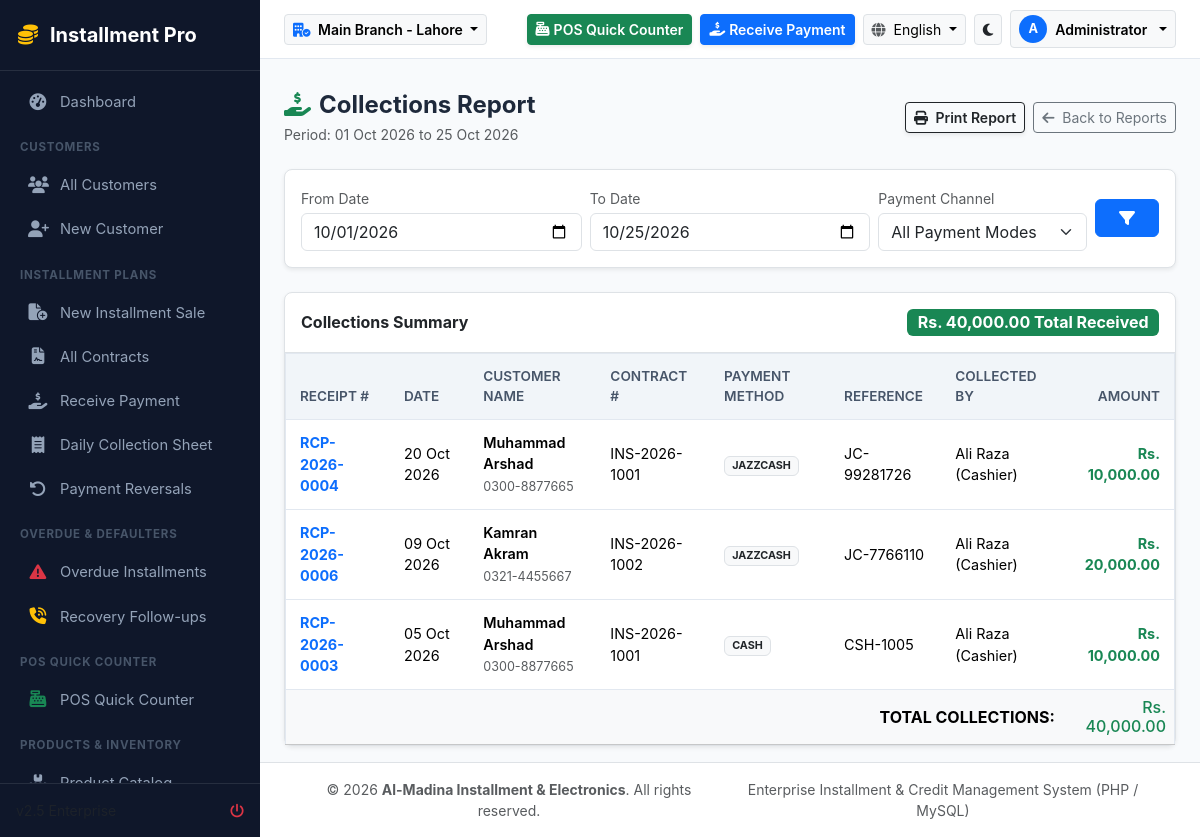
Page /reports/collections.php (signed in) on the committed database.
### tables this page shows
CREATE TABLE IF NOT EXISTS `branches` (
    `id` INT AUTO_INCREMENT PRIMARY KEY,
    `branch_code` VARCHAR(20) NOT NULL UNIQUE,
    `name` VARCHAR(150) NOT NULL,
    `urdu_name` VARCHAR(150) NULL,
    `phone` VARCHAR(50) NULL,
    `address` TEXT NULL,
    `city` VARCHAR(100) DEFAULT 'Lahore',
    `is_active` TINYINT(1) DEFAULT 1,
    `created_at` TIMESTAMP DEFAULT CURRENT_TIMESTAMP
);

CREATE TABLE IF NOT EXISTS `payments` (
    `id` INT AUTO_INCREMENT PRIMARY KEY,
    `receipt_number` VARCHAR(50) NOT NULL UNIQUE,
    `branch_id` INT NOT NULL,
    `contract_id` INT NOT NULL,
    `customer_id` INT NOT NULL,
    `payment_date` DATE NOT NULL,
    `amount` DECIMAL(12,2) NOT NULL,
    `payment_method` ENUM('cash', 'bank_transfer', 'bank_deposit', 'cheque', 'jazzcash', 'easypaisa', 'other') DEFAULT 'cash',
    `bank_name` VARCHAR(100) NULL,
    `transaction_reference` VARCHAR(100) NULL,
    `collected_by` INT NULL,
    `remarks` TEXT NULL,
    `is_reversed` TINYINT(1) DEFAULT 0,
    `reversal_reason` TEXT NULL,
    `reversed_by` INT NULL,
    `reversed_at` DATETIME NULL,
    `created_at` TIMESTAMP DEFAULT CURRENT_TIMESTAMP,
    FOREIGN KEY (`contract_id`) REFERENCES `installment_contracts`(`id`),
    FOREIGN KEY (`customer_id`) REFERENCES `customers`(`id`),
    INDEX (`payment_date`),
    INDEX (`branch_id`)
);

CREATE TABLE IF NOT EXISTS `customers` (
    `id` INT AUTO_INCREMENT PRIMARY KEY,
    `branch_id` INT NOT NULL,
    `customer_code` VARCHAR(30) NOT NULL UNIQUE,
    `full_name` VARCHAR(150) NOT NULL,
    `father_husband_name` VARCHAR(150) NULL,
    `urdu_name` VARCHAR(150) NULL,
    `cnic` VARCHAR(30) NOT NULL,
    `phone` VARCHAR(30) NOT NULL,
    `whatsapp` VARCHAR(30) NULL,
    `alt_phone` VARCHAR(30) NULL,
    `email` VARCHAR(100) NULL,
    `current_address` TEXT NOT NULL,
    `permanent_address` TEXT NULL,
    `city` VARCHAR(100) DEFAULT 'Lahore',
    `occupation` VARCHAR(100) NULL,
    `employer_name` VARCHAR(150) NULL,
    `monthly_income` DECIMAL(12,2) DEFAULT 0.00,
    `credit_limit` DECIMAL(12,2) DEFAULT 200000.00,
    `category` ENUM('new', 'regular', 'premium', 'high_risk', 'defaulter', 'blacklisted') DEFAULT 'new',
    `status` ENUM('active', 'inactive', 'blacklisted') DEFAULT 'active',
    `photo` VARCHAR(255) NULL,
    `cnic_front` VARCHAR(255) NULL,
    `cnic_back` VARCHAR(255) NULL,
    `notes` TEXT NULL,
    `created_by` INT NULL,
    `created_at` TIMESTAMP DEFAULT CURRENT_TIMESTAMP,
    `updated_at` TIMESTAMP DEFAULT CURRENT_TIMESTAMP ON UPDATE CURRENT_TIMESTAMP,
    INDEX (`cnic`),
    INDEX (`phone`),
    INDEX (`branch_id`)
);

CREATE TABLE IF NOT EXISTS `installment_contracts` (
    `id` INT AUTO_INCREMENT PRIMARY KEY,
    `contract_number` VARCHAR(50) NOT NULL UNIQUE,
    `branch_id` INT NOT NULL,
    `customer_id` INT NOT NULL,
    `salesperson_id` INT NULL,
    `collection_officer_id` INT NULL,
    `sale_date` DATE NOT NULL,
    `delivery_date` DATE NULL,
    `cash_price_total` DECIMAL(12,2) NOT NULL DEFAULT 0.00,
    `installment_price_total` DECIMAL(12,2) NOT NULL DEFAULT 0.00,
    `discount_amount` DECIMAL(12,2) DEFAULT 0.00,
    `down_payment` DECIMAL(12,2) NOT NULL DEFAULT 0.00,
    `financed_amount` DECIMAL(12,2) NOT NULL DEFAULT 0.00,  
    `total_payable` DECIMAL(12,2) NOT NULL DEFAULT 0.00,    
    `total_paid` DECIMAL(12,2) NOT NULL DEFAULT 0.00,       
    `balance_amount` DECIMAL(12,2) NOT NULL DEFAULT 0.00,   
    `installment_count` INT NOT NULL,
    `frequency` ENUM('daily', 'weekly', 'biweekly', 'monthly', 'quarterly', 'custom') DEFAULT 'monthly',
    `installment_amount` DECIMAL(12,2) NOT NULL DEFAULT 0.00,
    `first_due_date` DATE NOT NULL,
    `final_due_date` DATE NOT NULL,
    `status` ENUM('draft', 'active', 'completed', 'overdue', 'defaulted', 'cancelled', 'settled') DEFAULT 'active',
    `notes` TEXT NULL,
    `terms_agreed` TINYINT(1) DEFAULT 1,
    `created_by` INT NULL,
    `created_at` TIMESTAMP DEFAULT CURRENT_TIMESTAMP,
    `updated_at` TIMESTAMP DEFAULT CURRENT_TIMESTAMP ON UPDATE CURRENT_TIMESTAMP,
    FOREIGN KEY (`customer_id`) REFERENCES `customers`(`id`),
    FOREIGN KEY (`branch_id`) REFERENCES `branches`(`id`)
);

CREATE TABLE IF NOT EXISTS `users` (
    `id` INT AUTO_INCREMENT PRIMARY KEY,
    `branch_id` INT NULL,
    `role_id` INT NOT NULL,
    `full_name` VARCHAR(150) NOT NULL,
    `username` VARCHAR(60) NOT NULL UNIQUE,
    `email` VARCHAR(150) NULL,
    `phone` VARCHAR(50) NULL,
    `password_hash` VARCHAR(255) NOT NULL,
    `status` ENUM('active', 'inactive') DEFAULT 'active',
    `last_login` DATETIME NULL,
    `created_at` TIMESTAMP DEFAULT CURRENT_TIMESTAMP,
    FOREIGN KEY (`branch_id`) REFERENCES `branches`(`id`) ON DELETE SET NULL,
    FOREIGN KEY (`role_id`) REFERENCES `roles`(`id`)
);

### reports/collections.php (the view, shortened to what the rows shown need)
<?php
require_once __DIR__ . '/../includes/header.php';
$branchId = current_branch_id();
$startDate = $_GET['start_date'] ?? date('Y-m-01');
$endDate = $_GET['end_date'] ?? date('Y-m-d');
$sql = "SELECT p.*,
    c.contract_number,
    cust.full_name as customer_name, cust.phone, cust.customer_code,
    u.full_name as cashier_name
    FROM payments p
    JOIN installment_contracts c ON p.contract_id = c.id
    JOIN customers cust ON p.customer_id = cust.id
    LEFT JOIN users u ON p.collected_by = u.id
    WHERE p.branch_id = ? AND p.payment_date >= ? AND p.payment_date <= ? AND p.is_reversed = 0";
$params = [$branchId, $startDate, $endDate];
$sql .= " ORDER BY p.payment_date DESC, p.id DESC";
$collections = DB::fetchAll($sql, $params);
?>
<div class="card border rounded-3 shadow-sm">
    <div class="table-responsive">
        <table class="table table-hover align-middle mb-0 table-custom">
            <thead>
                <tr>
                    <th>Receipt #</th>
                    <th>Date</th>
                    <th>Customer Name</th>
                    <th>Contract #</th>
                    <th>Payment Method</th>
                    <th>Reference</th>
                    <th>Collected By</th>
                    <th class="text-end">Amount</th>
                </tr>
            </thead>
            <tbody>
                <?php if (empty($collections)): ?>
                    <tr><td colspan="8" class="text-center py-4 text-muted">No collections recorded for this period.</td></tr>
                <?php else: ?>
                    <?php foreach ($collections as $c): ?>
                    <tr>
                        <td class="fw-bold">
                            <a href="<?= BASE_URL ?>/collection/receipt.php?id=<?= $c['id'] ?>" target="_blank" class="text-decoration-none">
                                <?= htmlspecialchars($c['receipt_number']) ?>
                            </a>
                        </td>
                        <td><?= format_date($c['payment_date']) ?></td>
                        <td>
                            <div class="fw-semibold"><?= htmlspecialchars($c['customer_name']) ?></div>
                            <small class="text-muted"><?= htmlspecialchars($c['phone']) ?></small>
                        </td>
                        <td><?= htmlspecialchars($c['contract_number']) ?></td>
                        <td><span class="badge bg-light text-dark border text-uppercase"><?= str_replace('_', ' ', $c['payment_method']) ?></span></td>
                        <td><?= htmlspecialchars($c['transaction_reference'] ?: '-') ?></td>
                        <td><?= htmlspecialchars($c['cashier_name'] ?? 'Admin') ?></td>
                        <td class="text-end fw-bold text-success"><?= format_currency($c['amount']) ?></td>
                    </tr>
                    <?php endforeach; ?>
                <?php endif; ?>
            </tbody>
        </table>
    </div>
</div>
<?php require_once __DIR__ . '/../includes/footer.php'; ?>

### includes/header.php (shortened to what the rows shown need)
<?php
$activeBranchId = current_branch_id();
$branches = DB::fetchAll("SELECT * FROM branches WHERE is_active = 1 ORDER BY id ASC");
$activeBranch = DB::fetch("SELECT * FROM branches WHERE id = ?", [$activeBranchId]) ?? ($branches[0] ?? ['name' => 'Main Branch']);
$themeMode = $_SESSION['theme_mode'] ?? 'light';
$lang = current_lang();
$isRtl = is_rtl();
?>
<!DOCTYPE html>
<html lang="<?= $lang ?>" dir="<?= $isRtl ? 'rtl' : 'ltr' ?>" data-bs-theme="<?= $themeMode ?>">
<head>
    <link rel="stylesheet" href="https://cdn.jsdelivr.net/npm/bootstrap@5.3.2/dist/css/bootstrap.min.css">
    <link rel="stylesheet" href="https://cdnjs.cloudflare.com/ajax/libs/font-awesome/6.5.1/css/all.min.css">
    <link rel="stylesheet" href="<?= BASE_URL ?>/assets/css/custom.css">
</head>
<body dir="<?= $isRtl ? 'rtl' : 'ltr' ?>">
<div id="app-wrapper">
    <div id="main-content">
        <header class="top-navbar">
            <div class="d-flex align-items-center gap-3">
                <div class="dropdown">
                    <button class="btn btn-sm btn-light border dropdown-toggle fw-semibold" type="button" data-bs-override="true" data-bs-toggle="dropdown">
                        <i class="fa-solid fa-building-circle-check text-primary me-1"></i>
                        <?= htmlspecialchars($isRtl && !empty($activeBranch['urdu_name']) ? $activeBranch['urdu_name'] : $activeBranch['name']) ?>
                    </button>
                </div>
            </div>
        </header>
        <main class="flex-grow-1 px-4 py-3">

### rows in the picture
branches: name "Main Branch - Lahore"
payments: receipt_number "RCP-2026-0004", payment_date "20 Oct 2026", customer.full_name "Muhammad Arshad", customer.phone "0300-8877665", contract.contract_number "INS-2026-1001", payment_method "JAZZCASH", transaction_reference "JC-99281726", users.full_name "Ali Raza (Cashier)", amount "Rs. 10,000.00"
payments: receipt_number "RCP-2026-0006", payment_date "09 Oct 2026", customer.full_name "Kamran Akram", customer.phone "0321-4455667", contract.contract_number "INS-2026-1002", payment_method "JAZZCASH", transaction_reference "JC-7766110", users.full_name "Ali Raza (Cashier)", amount "Rs. 20,000.00"
payments: receipt_number "RCP-2026-0003", payment_date "05 Oct 2026", customer.full_name "Muhammad Arshad", customer.phone "0300-8877665", contract.contract_number "INS-2026-1001", payment_method "CASH", transaction_reference "CSH-1005", users.full_name "Ali Raza (Cashier)", amount "Rs. 10,000.00"

### other values in the picture
__('app_name') "Installment Pro"
__('dashboard') "Dashboard"
__('customers') "CUSTOMERS"
__('customer_list') "All Customers"
__('new_customer') "New Customer"
__('installment_plans') "INSTALLMENT PLANS"
__('new_contract') "New Installment Sale"
__('all_contracts') "All Contracts"
__('receive_payment') "Receive Payment"
__('daily_collection') "Daily Collection Sheet"
__('payment_reversals') "Payment Reversals"
__('defaulters') "OVERDUE & DEFAULTERS"
__('overdue_list') "Overdue Installments"
__('followups') "Recovery Follow-ups"
__('pos') "POS QUICK COUNTER"
